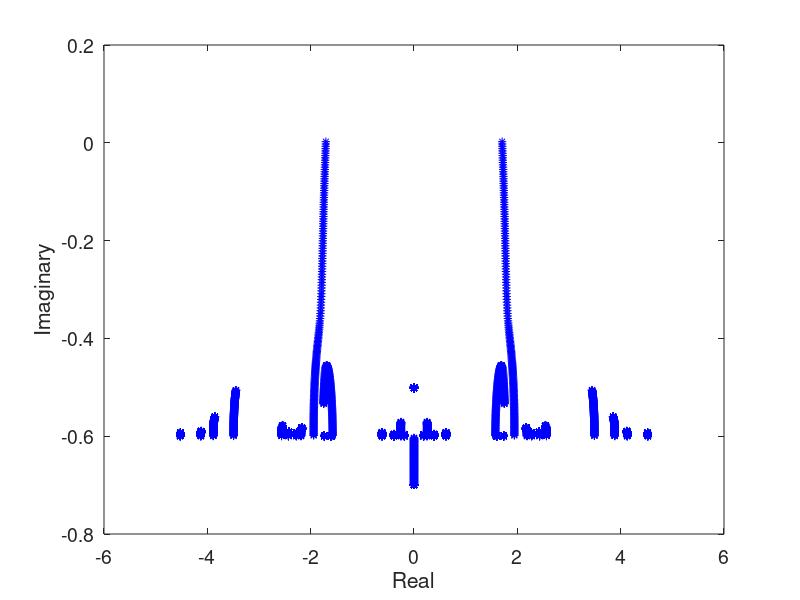
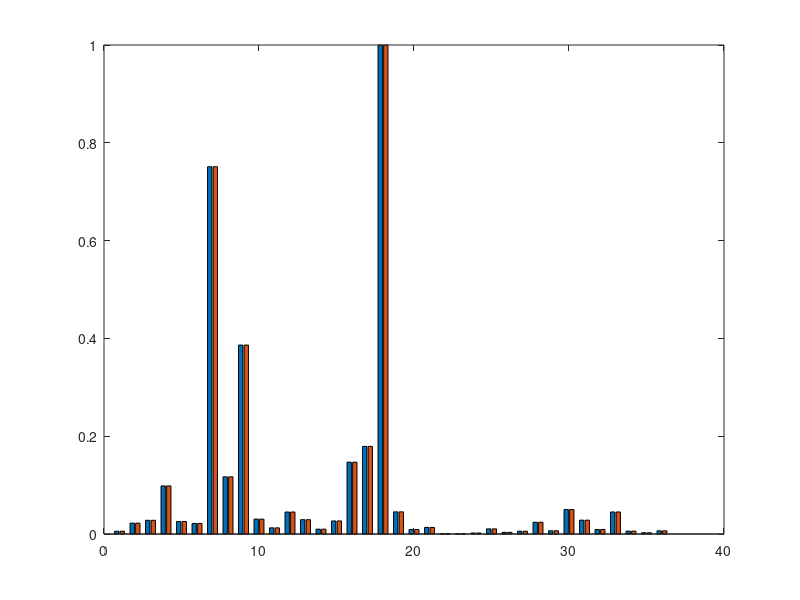
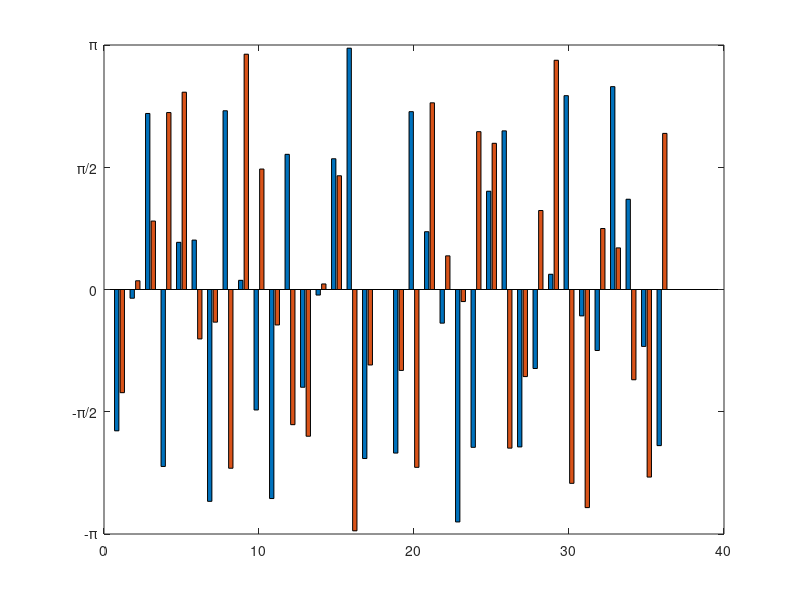
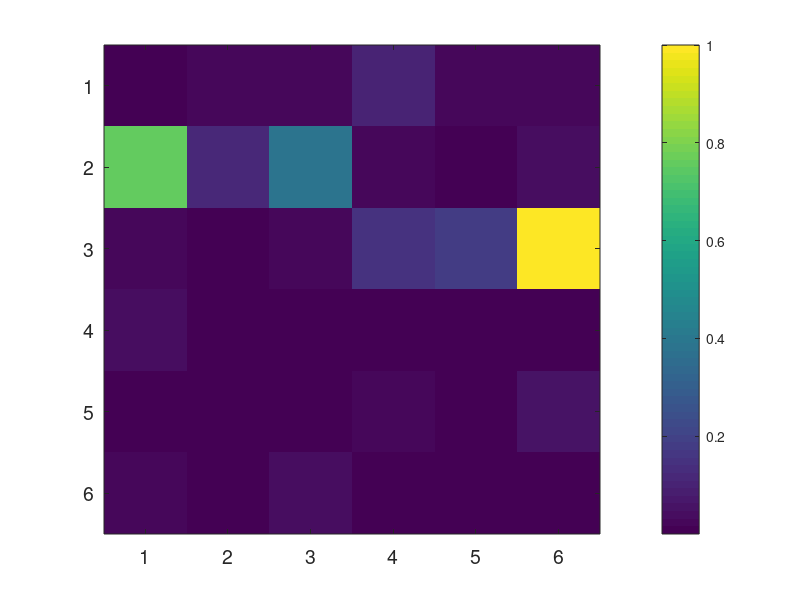

The MATLAB script that drew these images, in order:
close all;
clc;
clear all;
t1 = 1; t2 = 1;
r = -0.2; k = 1;
N = 6; r0 = 0.5;
a = [repmat([0.596870221 1.592352575], [1 N/2-1]) 1.592352575];
b = ones(1, N - 1) .* [repmat([0.596870221 1.592352575], [1 N/2-1]) 1.592352575];
D = diag(-1i * r0 + repmat([0 1i*r], [1 N/2])) + diag(t1 * b .* ones(1, N - 1), 1) + diag(t1 * b .* ones(1, N - 1), -1);
E = fliplr(diag(t2 * ones(1, N)));
F = sparse(zeros(N));
H = sparse([D E * a(1) F F F F; ...
            E * a(1) D E * a(2) F F F; ...
            F E * a(2) D E * a(3) F F; ...
            F F E * a(3) D E * a(4) F; ...
            F F F E * a(4) D E * a(5); ...
            F F F F E * a(5) D]);

%% open circle 3by3: S = [1 12 13 14 15 10 3];
%% backward diagonal: S = [1 12 11 14 15 22 21 28 29 32 31];
%% first column: S = [1 12 13 24 25 36];
%% S = [10 11 12 13 14 15 18 23 26 31];
%% S = [11 14 15 22 21 28 29];
%% S = [11 14 15 22 21]
% p = sparse(1,N^2);S = [8 10 11 21 22 28 29 35 ]; H = H + diag(p);D = 0.01*1i*eye(length(S));
p = sparse(1, N^2);
% S = [1 12 13 24 25 36];
S=18
H = H + diag(p);
D = 0.01 * 1i * eye(length(S));
%%
figure;

while true
    H(S, S)
    H(S, S) = H(S, S) + D; [A, V] = eig(full(H));
    Re = diag(real(V) / t1);
    Im = diag(imag(V) / t1);
    plot(Re, Im, 'b*');
    hold on;
    lam = diag(V);

    if find(imag(lam) > 0)
        break
    end

    k = k + 1;
end

xlabel('Real');
ylabel('Imaginary');
set(gca, 'FontSize', 14);
set(gcf, 'Position', [00, 00, 400, 300]);

Lasing = find(imag(diag(V)) > 0);
Intensity = abs(A(:, Lasing)) .* abs(A(:, Lasing));
Intensity = Intensity ./ max(Intensity);
Phase = angle(A(:, Lasing));

figure;
bar(Intensity);
ylim([0 1]);
set(gcf, 'Position', [00, 00, 400, 300]);

figure;
bar(Phase);
ylim([-pi pi]);
set(gca, 'ytick', [-pi, -pi / 2, 0, pi / 2, pi]);
set(gca, 'yticklabel', {'-\pi', '-\pi/2', '0', '\pi/2', '\pi'});
set(gcf, 'Position', [00, 00, 400, 300]);

for k = 1:1:N

    if mod(k, 2)
        RT(k, :) = Intensity((k - 1) * N + (1:N));
    else
        RT(k, :) = fliplr(Intensity((k - 1) * N + (1:N))');
    end

end

for k = 1:1:N

    if mod(k, 2)
        RA(k, :) = Phase((k - 1) * N + (1:N));
    else
        RA(k, :) = fliplr(Phase((k - 1) * N + (1:N))');
    end

end

figure;
imagesc(RT);
colorbar;
set(gcf, 'Position', [00, 00, 400, 300]);
set(gca, 'FontSize', 14);

figure;
imagesc(RA);
colormap([0.5 0.5 0.5; 0 1 1; 0 1 0; 1 0.5 0; 0.5 0.5 0.5]);
colorbar;
